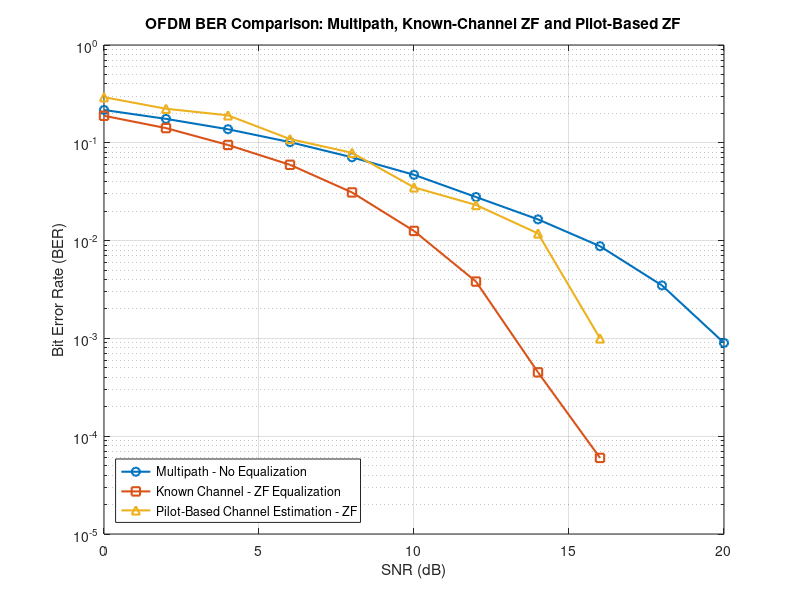

MATLAB code for this plot:
clc;
clear;
close all;

%% Step 10 - Three-System BER Comparison

% SNR range
snrRange = 0:2:20;

%% Step 6 - Multipath Without Equalization

berWithoutEqualization = [
    0.216569
    0.175716
    0.137584
    0.101583
    0.071093
    0.047075
    0.027889
    0.016485
    0.008763
    0.003481
    0.000900
    ];

%% Step 7 - Known Channel + ZF Equalization

berKnownChannelZF = [
    0.188980
    0.141365
    0.095030
    0.059589
    0.031090
    0.012554
    0.003811
    0.000450
    0.000060
    0.000000
    0.000000
    ];

%% Step 9 - Pilot-Based Channel Estimation + ZF

berPilotZF = [
    0.292814
    0.222921
    0.190901
    0.109245
    0.079005
    0.035021
    0.023137
    0.011834
    0.001000
    0.000000
    0.000000
    ];

%% Plot All Three Systems

figure;

semilogy( ...
    snrRange, ...
    berWithoutEqualization, ...
    'o-', ...
    'LineWidth',1.5);

hold on;

semilogy( ...
    snrRange, ...
    berKnownChannelZF, ...
    's-', ...
    'LineWidth',1.5);

semilogy( ...
    snrRange, ...
    berPilotZF, ...
    '^-', ...
    'LineWidth',1.5);

grid on;

xlabel('SNR (dB)');
ylabel('Bit Error Rate (BER)');

title('OFDM BER Comparison: Multipath, Known-Channel ZF and Pilot-Based ZF');

legend( ...
    'Multipath - No Equalization', ...
    'Known Channel - ZF Equalization', ...
    'Pilot-Based Channel Estimation - ZF', ...
    'Location','southwest');

hold off;
